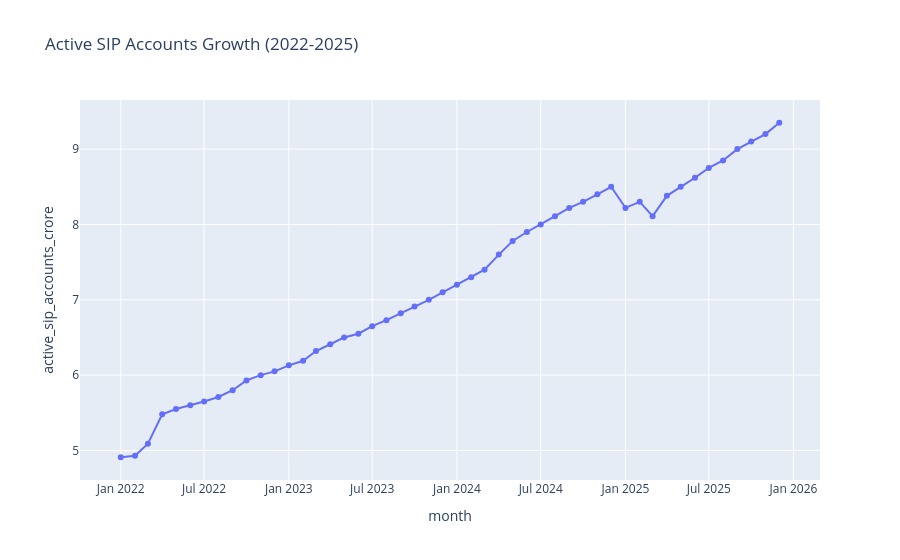

Source (notebook cell):
### Code cell
fig = px.line(
    monthly_sip_df,
    x="month",
    y="active_sip_accounts_crore",
    title="Active SIP Accounts Growth (2022-2025)",
    markers=True
)

fig.show()
